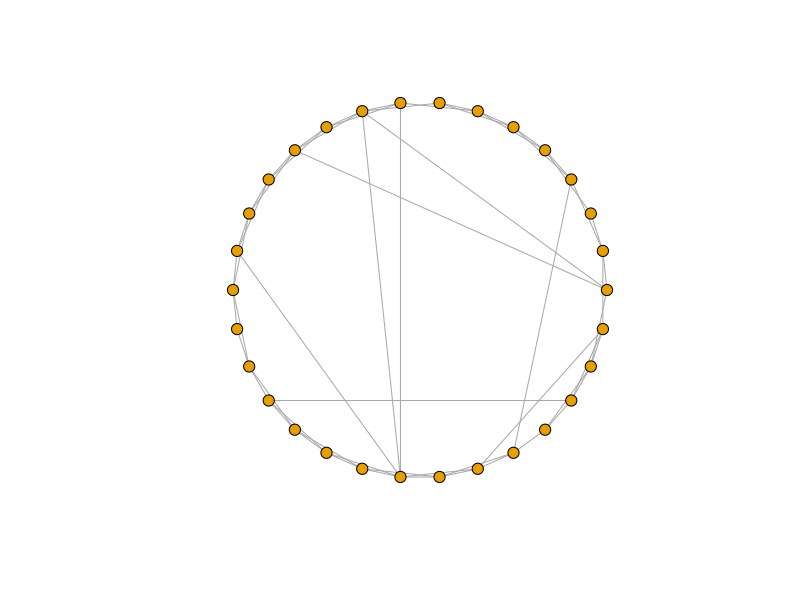
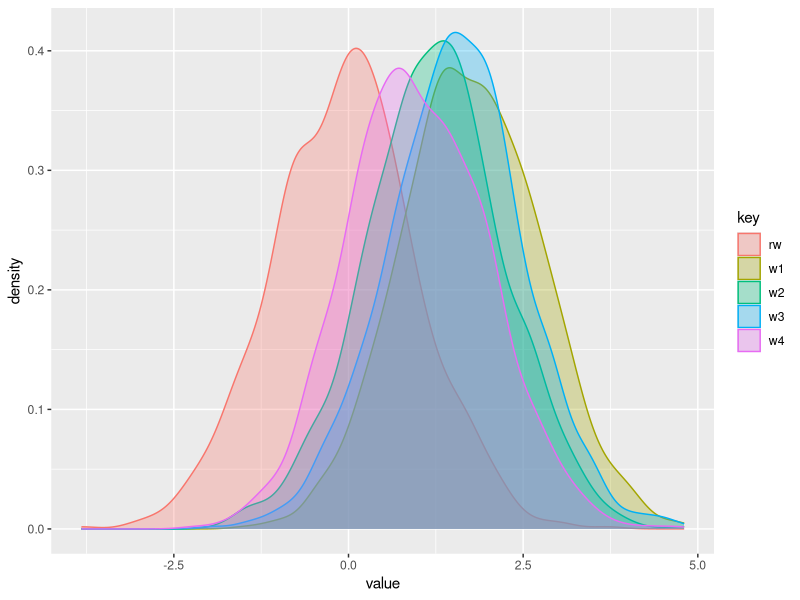
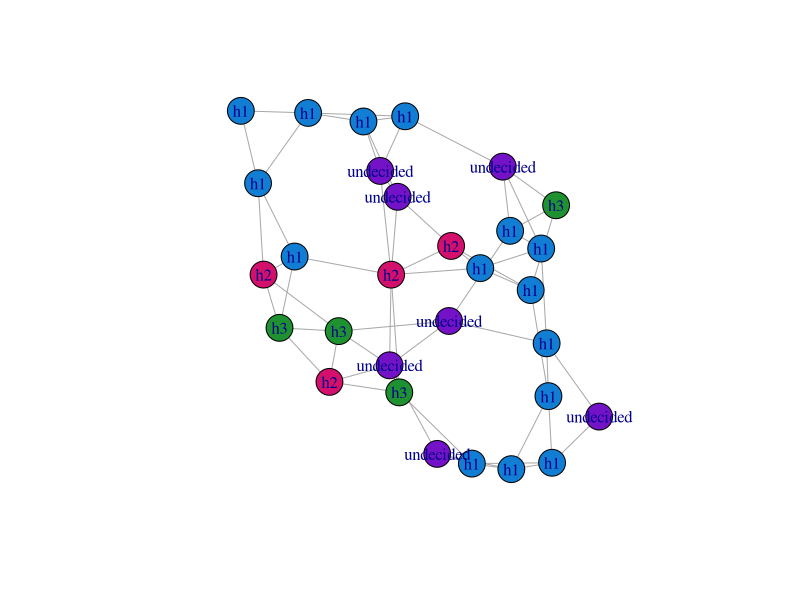

Generate these figures, in order, with R:
## ---- chunk 1
knitr::opts_chunk$set(echo = TRUE)
## ---- chunk 2

library(tidyverse)
library(igraph)
## ---- chunk 3

# Create small world network 

sw_network <- sample_smallworld(dim = 1, size = 30, nei = 2, p = 0.1, 10, loops = F)

# Visualize it 

plot(sw_network, vertex.size = 6, vertex.label = NA, layout = layout_in_circle)

## ---- chunk 4

# Extract network matrix 

net_matrix <- as.matrix(sw_network[])

## ---- chunk 5

# Create empty dataframe for the weights of preferences

data <- tibble(agent = 1:30, 
               h1 = 1, 
               h2 = 1, 
               h3 = 1, 
               h4 = 1)

## ---- chunk 6
values <- tibble(rw = rnorm(0, 1, n = 1000),
                 w4 = rnorm(1, 1, n = 1000), 
                 w2 = rnorm(1.25, 1, n = 1000), 
                 w3 = rnorm(1.5, 1, n = 1000), 
                 w1 = rnorm(1.75, 1, n = 1000)) %>% 
  gather()

values %>% 
  ggplot(aes(x = value, color = key)) + 
  geom_density(aes(fill = key ), alpha = 0.3)

## ---- chunk 7


go <- function(x) {

# Draw from each distribution according to the weight of each actor 

w1 <- rnorm(0.25, 1, n = data$h1[x])

w2 <- rnorm(0.5, 1, n = data$h2[x])

w3 <- rnorm(0.75, 1, n = data$h3[x])

w4 <- rnorm(1, 1, n = data$h4[x])

# Concatenate all values into a dataframe

draws <- data.frame(w1, w2, w3, w4) %>% gather()

# Which distribution produced the draw closest to zero 

lowest <- draws %>% 
  mutate(value = abs(value)) %>% 
  filter(value == min(value))

played <- lowest$key

 
}

# Create vector of heuristics played on first round 

disp <-  map_chr(c(1:30), go)
## ---- chunk 8

for (i in 1:30) {
  
# Find the neighbors of my agent

neighbors <- which(net_matrix[i,] != 0)

# Dispositions that should be updated

to_update <- disp[neighbors]

w_w1 <- sum(str_detect("w1", to_update))

w_w2 <- sum(str_detect("w2", to_update))

w_w3 <- sum(str_detect("w3", to_update))

w_w4 <- sum(str_detect("w4", to_update))

# Update the weights on the original dataframe 

data$h1[i] <- data$h1[i] + w_w1
data$h2[i] <- data$h2[i] + w_w2
data$h3[i] <- data$h3[i] + w_w3 
data$h4[i] <- data$h4[i] + w_w4

}  
  

## ---- chunk 9

# Create column for the current conviction of each agent or whether they are undecided 

d_graph <- data %>% 
  mutate(conviction = case_when(h1 > h2 & h1 > h3 & h1 > h4 ~ "h1", 
                                h2 > h1 & h2 > h3 & h2 > h4 ~ "h2", 
                                h3 > h1 & h3 > h2 & h3 > h4 ~ "h3", 
                                h4 > h1 & h4 > h2 & h4 > h3 ~ "h4", 
                                h1 == h2 | h1 == h3 | h1 == h4 | h2 == h3 | h2 == 4 | h3 == h4 ~ "undecided"))


# Add convictions to the network 

V(sw_network)$conviction <- d_graph$conviction



V(sw_network)$color <- ifelse(V(sw_network)$conviction == "h1", "#117ed3", 
                              ifelse(V(sw_network)$conviction == "h2", "#d3116c", 
                                     ifelse(V(sw_network)$conviction == "h3", "#1e9231", 
                                            ifelse(V(sw_network)$conviction == "h4", "#d13010", 
                                                   ifelse(V(sw_network)$conviction == "undecided", "#7412c7", "NA")))))




plot(sw_network, vertex.color = V(sw_network)$color, col="#777777", vertex.label=V(sw_network)$conviction)
## ---- chunk 10

after_each_round <- matrix(0, 30, 5)

for (k in 1:5) {
  
  disp <- matrix(0, 30)
  
  for (i in 1:30) {
    
    # Draw from each distribution according to the weight of each actor 
    
    w1 <- rnorm(-4, 1, n = data$h1[i])
    
    w2 <- rnorm(4, 5, n = data$h2[i])
    
    w3 <- rnorm(-3, 5, n = data$h3[i])
    
    w4 <- rnorm(3, 1, n = data$h4[i])
    
  
    # Concatenate all values into a list
    
    draw_list <- list("w1" = w1, 
                      "w2" = w2, 
                      "w3" = w3, 
                      "w4" = w4)
    
    # Take the absolute value of each draw
    
    absolute_draws <- map(draw_list, abs)
    
    # What is the minimum? 
    
    draws <- map_dbl(absolute_draws, min)
    
    # add that to the dispositions 
    
    disp[i, ] <-names(which.min(draws))
    
  }
  
  for (j in 1:30) {
    
    
    # Find the neighbors of my agent
    
    neighbors <- which(net_matrix[j,] != 0)
    
    # Dispositions that should be updated
    
    to_update <- disp[neighbors]
    
    w_w1 <- sum(str_detect("w1", to_update))
    
    w_w2 <- sum(str_detect("w2", to_update))
    
    w_w3 <- sum(str_detect("w3", to_update))
    
    w_w4 <- sum(str_detect("w4", to_update))
    
    # Update the weights on the original dataframe 
    
    data$h1[j] <- data$h1[j] + w_w1
    data$h2[j] <- data$h2[j] + w_w2
    data$h3[j] <- data$h3[j] + w_w3 
    data$h4[j] <- data$h4[j] + w_w4
    
  }  
  
  d_graph <- data %>% 
    mutate(conviction = case_when(h1 > h2 & h1 > h3 & h1 > h4 ~ "h1", 
                                  h2 > h1 & h2 > h3 & h2 > h4 ~ "h2", 
                                  h3 > h1 & h3 > h2 & h3 > h4 ~ "h3", 
                                  h4 > h1 & h4 > h2 & h4 > h3 ~ "h4", 
                                  h1 == h2 | h1 == h3 | h1 == h4 | h2 == h3 | h2 == 4 | h3 == h4 ~ "undecided"))
  
  
  after_each_round[, k] <- d_graph$conviction
  
  if (k %% 1) { 
    
    V(sw_network)$conviction <- d_graph$conviction
    
    
    
    V(sw_network)$color <- ifelse(V(sw_network)$conviction == "h1", "#117ed3", 
                                  ifelse(V(sw_network)$conviction == "h2", "#d3116c", 
                                         ifelse(V(sw_network)$conviction == "h3", "#1e9231", 
                                                ifelse(V(sw_network)$conviction == "h4", "#d13010", 
                                                       ifelse(V(sw_network)$conviction == "undecided", "#7412c7", "NA")))))
    
    
    
    
    plot(sw_network, vertex.color = V(sw_network)$color, col="#777777", vertex.label=V(sw_network)$conviction)
    }
}
